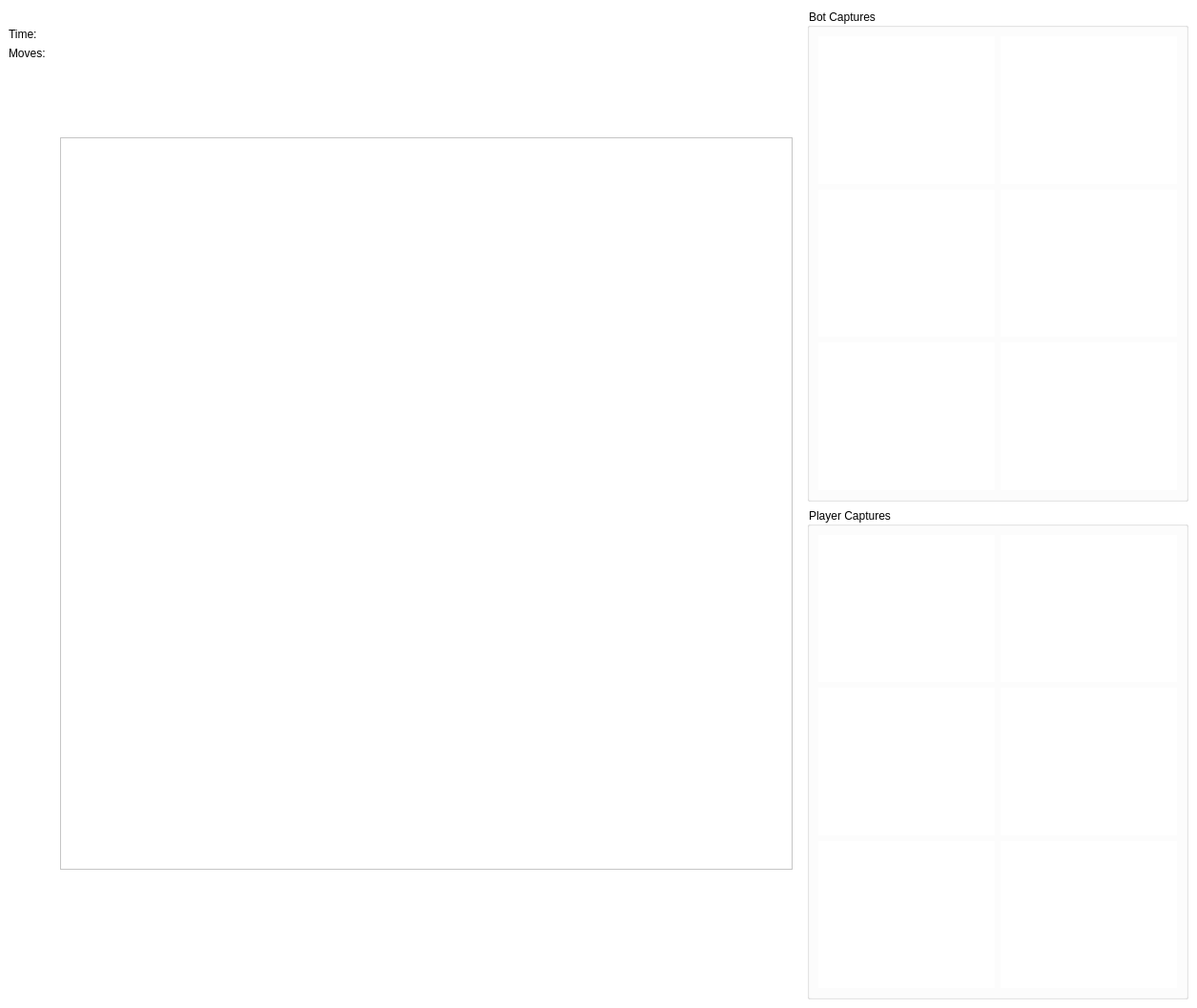
<?xml version="1.0" encoding="UTF-8"?>
<ui version="4.0">
 <class>GameWindow</class>
 <widget class="QMainWindow" name="GameWindow">
  <property name="geometry">
   <rect>
    <x>0</x>
    <y>0</y>
    <width>1090</width>
    <height>1057</height>
   </rect>
  </property>
  <property name="windowTitle">
   <string>GameWindow</string>
  </property>
  <widget class="QWidget" name="centralwidget">
   <property name="autoFillBackground">
    <bool>false</bool>
   </property>
   <property name="styleSheet">
    <string notr="true">background-color:white;</string>
   </property>
   <layout class="QHBoxLayout" name="horizontalLayout">
    <item>
     <layout class="QVBoxLayout" name="statsLayout">
      <item>
       <widget class="QLabel" name="picLabel">
        <property name="text">
         <string/>
        </property>
        <property name="pixmap">
         <pixmap resource="logo.qrc">:/chessLogo.png</pixmap>
        </property>
        <property name="scaledContents">
         <bool>false</bool>
        </property>
       </widget>
      </item>
      <item>
       <widget class="QLabel" name="timeLabel">
        <property name="text">
         <string>Time:</string>
        </property>
       </widget>
      </item>
      <item>
       <widget class="QLabel" name="movesLabel">
        <property name="text">
         <string>Moves:</string>
        </property>
       </widget>
      </item>
      <item>
       <spacer name="statsSpacer">
        <property name="orientation">
         <enum>Qt::Vertical</enum>
        </property>
        <property name="sizeHint" stdset="0">
         <size>
          <width>20</width>
          <height>40</height>
         </size>
        </property>
       </spacer>
      </item>
     </layout>
    </item>
    <item>
     <layout class="QHBoxLayout" name="gameWindowLayout">
      <item>
       <widget class="QWidget" name="boardHolder" native="true">
        <layout class="QVBoxLayout" name="verticalLayout_2">
         <item>
          <layout class="QVBoxLayout" name="graphicsLayout">
           <item>
            <widget class="QGraphicsView" name="boardGraphicsView">
             <property name="sizePolicy">
              <sizepolicy hsizetype="Maximum" vsizetype="Maximum">
               <horstretch>0</horstretch>
               <verstretch>0</verstretch>
              </sizepolicy>
             </property>
             <property name="minimumSize">
              <size>
               <width>768</width>
               <height>768</height>
              </size>
             </property>
             <property name="maximumSize">
              <size>
               <width>768</width>
               <height>768</height>
              </size>
             </property>
             <property name="styleSheet">
              <string notr="true">border-image:url(C:/dev-projects/C++/ChessBot/chessBoard.png) 0 0 0 0 stretch stretch;</string>
             </property>
             <property name="verticalScrollBarPolicy">
              <enum>Qt::ScrollBarAlwaysOff</enum>
             </property>
             <property name="horizontalScrollBarPolicy">
              <enum>Qt::ScrollBarAlwaysOff</enum>
             </property>
             <property name="sizeAdjustPolicy">
              <enum>QAbstractScrollArea::AdjustIgnored</enum>
             </property>
             <property name="sceneRect">
              <rectf>
               <x>0.000000000000000</x>
               <y>0.000000000000000</y>
               <width>768.000000000000000</width>
               <height>764.000000000000000</height>
              </rectf>
             </property>
            </widget>
           </item>
          </layout>
         </item>
        </layout>
       </widget>
      </item>
     </layout>
    </item>
    <item>
     <layout class="QVBoxLayout" name="captureLayout">
      <property name="leftMargin">
       <number>0</number>
      </property>
      <item>
       <widget class="QGroupBox" name="botCapBox">
        <property name="sizePolicy">
         <sizepolicy hsizetype="Minimum" vsizetype="Minimum">
          <horstretch>0</horstretch>
          <verstretch>0</verstretch>
         </sizepolicy>
        </property>
        <property name="minimumSize">
         <size>
          <width>400</width>
          <height>0</height>
         </size>
        </property>
        <property name="title">
         <string>Bot Captures</string>
        </property>
        <layout class="QGridLayout" name="gridLayout_4">
         <item row="0" column="0">
          <layout class="QGridLayout" name="botCapLayout">
           <item row="1" column="0">
            <widget class="QLabel" name="bRookHolder">
             <property name="text">
              <string/>
             </property>
             <property name="pixmap">
              <pixmap>piecePlaceholder.jpeg</pixmap>
             </property>
             <property name="scaledContents">
              <bool>true</bool>
             </property>
            </widget>
           </item>
           <item row="1" column="1">
            <widget class="QLabel" name="bKingHolder">
             <property name="text">
              <string/>
             </property>
             <property name="pixmap">
              <pixmap>piecePlaceholder.jpeg</pixmap>
             </property>
             <property name="scaledContents">
              <bool>true</bool>
             </property>
            </widget>
           </item>
           <item row="0" column="1">
            <widget class="QLabel" name="bQueenHolder">
             <property name="text">
              <string/>
             </property>
             <property name="pixmap">
              <pixmap>piecePlaceholder.jpeg</pixmap>
             </property>
             <property name="scaledContents">
              <bool>true</bool>
             </property>
            </widget>
           </item>
           <item row="0" column="0">
            <widget class="QLabel" name="bPawnHolder">
             <property name="text">
              <string/>
             </property>
             <property name="pixmap">
              <pixmap>piecePlaceholder.jpeg</pixmap>
             </property>
             <property name="scaledContents">
              <bool>true</bool>
             </property>
            </widget>
           </item>
           <item row="2" column="0">
            <widget class="QLabel" name="bBishopHolder">
             <property name="text">
              <string/>
             </property>
             <property name="pixmap">
              <pixmap>piecePlaceholder.jpeg</pixmap>
             </property>
             <property name="scaledContents">
              <bool>true</bool>
             </property>
            </widget>
           </item>
           <item row="2" column="1">
            <widget class="QLabel" name="bKnightHolder">
             <property name="text">
              <string/>
             </property>
             <property name="pixmap">
              <pixmap>piecePlaceholder.jpeg</pixmap>
             </property>
             <property name="scaledContents">
              <bool>true</bool>
             </property>
            </widget>
           </item>
          </layout>
         </item>
        </layout>
       </widget>
      </item>
      <item>
       <widget class="QGroupBox" name="playerCapBox">
        <property name="title">
         <string>Player Captures</string>
        </property>
        <layout class="QGridLayout" name="gridLayout_2">
         <item row="0" column="0">
          <layout class="QGridLayout" name="playerCapLayout">
           <item row="0" column="0">
            <widget class="QLabel" name="pPawnHolder">
             <property name="text">
              <string/>
             </property>
             <property name="pixmap">
              <pixmap>piecePlaceholder.jpeg</pixmap>
             </property>
             <property name="scaledContents">
              <bool>true</bool>
             </property>
            </widget>
           </item>
           <item row="1" column="1">
            <widget class="QLabel" name="pKingHolder">
             <property name="text">
              <string/>
             </property>
             <property name="pixmap">
              <pixmap>piecePlaceholder.jpeg</pixmap>
             </property>
             <property name="scaledContents">
              <bool>true</bool>
             </property>
            </widget>
           </item>
           <item row="0" column="1">
            <widget class="QLabel" name="pQueenHolder">
             <property name="text">
              <string/>
             </property>
             <property name="pixmap">
              <pixmap>piecePlaceholder.jpeg</pixmap>
             </property>
             <property name="scaledContents">
              <bool>true</bool>
             </property>
            </widget>
           </item>
           <item row="1" column="0">
            <widget class="QLabel" name="pRookHolder">
             <property name="text">
              <string/>
             </property>
             <property name="pixmap">
              <pixmap>piecePlaceholder.jpeg</pixmap>
             </property>
             <property name="scaledContents">
              <bool>true</bool>
             </property>
            </widget>
           </item>
           <item row="2" column="1">
            <widget class="QLabel" name="pKnightHolder">
             <property name="text">
              <string/>
             </property>
             <property name="pixmap">
              <pixmap>piecePlaceholder.jpeg</pixmap>
             </property>
             <property name="scaledContents">
              <bool>true</bool>
             </property>
            </widget>
           </item>
           <item row="2" column="0">
            <widget class="QLabel" name="pBishopHolder">
             <property name="text">
              <string/>
             </property>
             <property name="pixmap">
              <pixmap>piecePlaceholder.jpeg</pixmap>
             </property>
             <property name="scaledContents">
              <bool>true</bool>
             </property>
            </widget>
           </item>
          </layout>
         </item>
        </layout>
       </widget>
      </item>
     </layout>
    </item>
   </layout>
  </widget>
 </widget>
 <resources>
  <include location="logo.qrc"/>
 </resources>
 <connections/>
</ui>
